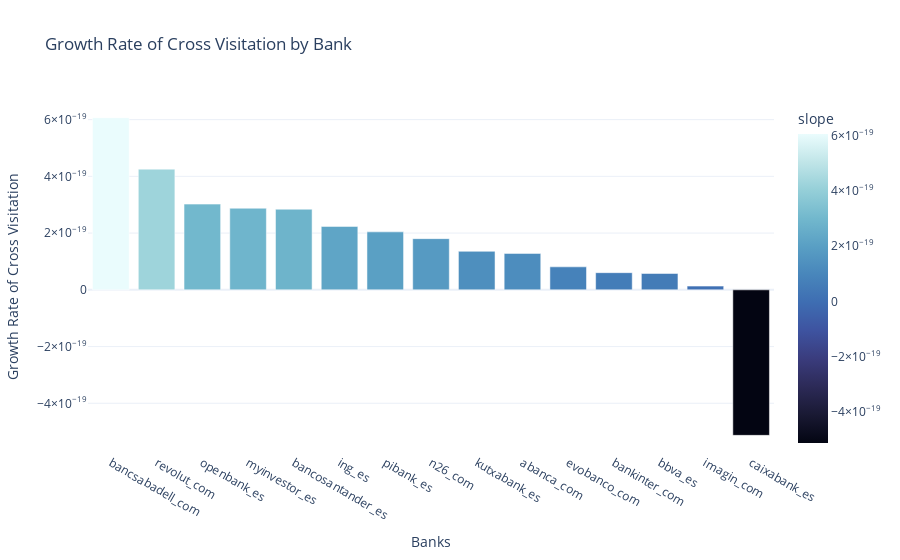

Notebook code cell kept with this figure:
### Markdown cell above
## Growth rate of Cross Visitation
Now we look into how the cross visitation changes over time

### Code cell
# regress each column against the date and create a dataframe of the slope 

from sklearn.linear_model import LinearRegression

slope_data = pd.DataFrame()

for col in num_cols:
    # Create the linear regression model
    model = LinearRegression()
    model.fit(cross_visitation_data[['date']], cross_visitation_data[col])
    slope = model.coef_[0]
    slope_data[col] = [slope]

slope_data.index = ['slope']

# plot the slope data in a sorted bar plot in plotly express

slope_data = slope_data.T

# plot sorted values
slope_data = slope_data.sort_values(by='slope', ascending=False)

# Create the bar chart
fig = px.bar(slope_data, 
             x=slope_data.index, 
             y='slope', 
             title='Growth Rate of Cross Visitation by Bank', 
             color=slope_data.slope, 
             color_continuous_scale='ice')

# Set the template to a dark background
fig.update_layout(template='plotly_white')

fig.update_xaxes(title_text="Banks")
fig.update_yaxes(title_text="Growth Rate of Cross Visitation")
fig.update_layout(showlegend=False)

fig.update

# Show the plot
fig.show()

### Figure 1 — Plotly figure (JSON) as saved in the notebook; plotly's stock layout.template omitted (floating-point values rounded to 4 significant figures)
{"data": [{"alignmentgroup": "True", "hovertemplate": "index=%{x}<br>slope=%{marker.color}<extra></extra>", "legendgroup": "", "marker": {"color": [6.069e-19, 4.254e-19, 3.021e-19, 2.877e-19, 2.842e-19, 2.235e-19, 2.043e-19, 1.805e-19, 1.357e-19, 1.284e-19, 8.107e-20, 6.049e-20, 5.761e-20, 1.307e-20, -5.129e-19], "coloraxis": "coloraxis", "pattern": {"shape": ""}}, "name": "", "offsetgroup": "", "orientation": "v", "showlegend": false, "textposition": "auto", "type": "bar", "x": ["bancsabadell_com", "revolut_com", "openbank_es", "myinvestor_es", "bancosantander_es", "ing_es", "pibank_es", "n26_com", "kutxabank_es", "abanca_com", "evobanco_com", "bankinter_com", "bbva_es", "imagin_com", "caixabank_es"], "xaxis": "x", "y": [6.069e-19, 4.254e-19, 3.021e-19, 2.877e-19, 2.842e-19, 2.235e-19, 2.043e-19, 1.805e-19, 1.357e-19, 1.284e-19, 8.107e-20, 6.049e-20, 5.761e-20, 1.307e-20, -5.129e-19], "yaxis": "y"}], "layout": {"barmode": "relative", "coloraxis": {"colorbar": {"title": {"text": "slope"}}, "colorscale": [[0, "rgb(3, 5, 18)"], [0.09091, "rgb(25, 25, 51)"], [0.1818, "rgb(44, 42, 87)"], [0.2727, "rgb(58, 60, 125)"], [0.3636, "rgb(62, 83, 160)"], [0.4545, "rgb(62, 109, 178)"], [0.5455, "rgb(72, 134, 187)"], [0.6364, "rgb(89, 159, 196)"], [0.7273, "rgb(114, 184, 205)"], [0.8182, "rgb(149, 207, 216)"], [0.9091, "rgb(192, 229, 232)"], [1, "rgb(234, 252, 253)"]]}, "legend": {"tracegroupgap": 0}, "showlegend": false, "title": {"text": "Growth Rate of Cross Visitation by Bank"}, "xaxis": {"anchor": "y", "domain": [0, 1], "title": {"text": "Banks"}}, "yaxis": {"anchor": "x", "domain": [0, 1], "title": {"text": "Growth Rate of Cross Visitation"}}}}
